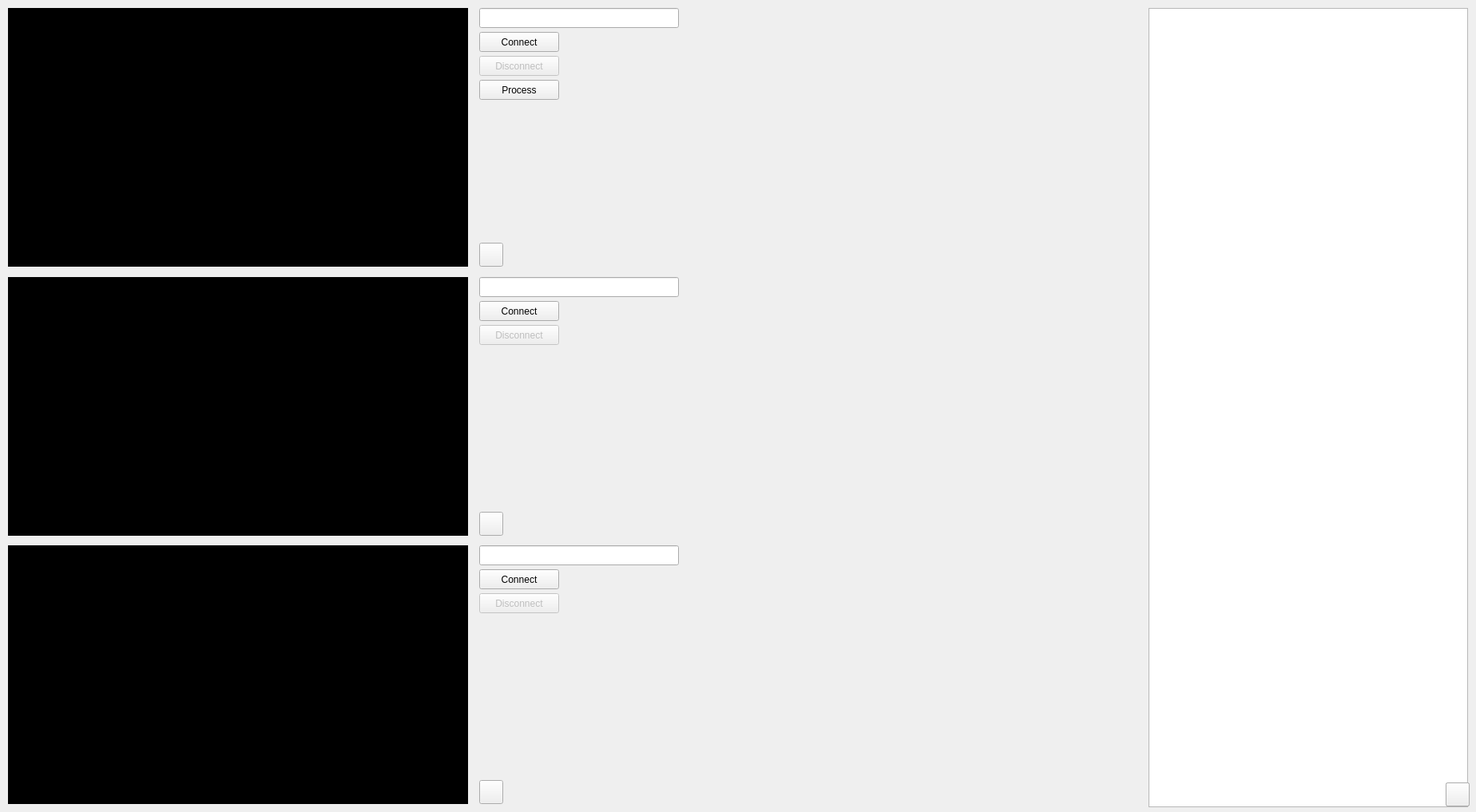
<?xml version="1.0" encoding="UTF-8"?>
<ui version="4.0">
 <class>MainWindow</class>
 <widget class="QMainWindow" name="MainWindow">
  <property name="geometry">
   <rect>
    <x>0</x>
    <y>0</y>
    <width>1848</width>
    <height>1017</height>
   </rect>
  </property>
  <property name="focusPolicy">
   <enum>Qt::ClickFocus</enum>
  </property>
  <property name="windowTitle">
   <string>MainWindow</string>
  </property>
  <widget class="QWidget" name="centralwidget">
   <widget class="QLabel" name="irVideo">
    <property name="geometry">
     <rect>
      <x>10</x>
      <y>10</y>
      <width>576</width>
      <height>324</height>
     </rect>
    </property>
    <property name="font">
     <font>
      <family>Ubuntu Condensed</family>
      <pointsize>32</pointsize>
      <weight>75</weight>
      <bold>true</bold>
     </font>
    </property>
    <property name="styleSheet">
     <string notr="true">background-color: rgb(0, 0, 0);</string>
    </property>
    <property name="text">
     <string>NO VIDEO AVAILABLE</string>
    </property>
    <property name="alignment">
     <set>Qt::AlignCenter</set>
    </property>
   </widget>
   <widget class="QLabel" name="rgbVideo">
    <property name="geometry">
     <rect>
      <x>10</x>
      <y>683</y>
      <width>576</width>
      <height>324</height>
     </rect>
    </property>
    <property name="font">
     <font>
      <family>Ubuntu Condensed</family>
      <pointsize>32</pointsize>
      <weight>75</weight>
      <bold>true</bold>
     </font>
    </property>
    <property name="styleSheet">
     <string notr="true">background-color: rgb(0, 0, 0);</string>
    </property>
    <property name="text">
     <string>NO VIDEO AVAILABLE</string>
    </property>
    <property name="alignment">
     <set>Qt::AlignCenter</set>
    </property>
   </widget>
   <widget class="QPlainTextEdit" name="logText">
    <property name="geometry">
     <rect>
      <x>1438</x>
      <y>10</y>
      <width>400</width>
      <height>1001</height>
     </rect>
    </property>
    <property name="font">
     <font>
      <weight>75</weight>
      <bold>true</bold>
     </font>
    </property>
    <property name="undoRedoEnabled">
     <bool>false</bool>
    </property>
    <property name="readOnly">
     <bool>true</bool>
    </property>
   </widget>
   <widget class="QLineEdit" name="irIP">
    <property name="geometry">
     <rect>
      <x>600</x>
      <y>10</y>
      <width>250</width>
      <height>25</height>
     </rect>
    </property>
    <property name="focusPolicy">
     <enum>Qt::ClickFocus</enum>
    </property>
    <property name="clearButtonEnabled">
     <bool>false</bool>
    </property>
   </widget>
   <widget class="QPushButton" name="irConnect">
    <property name="enabled">
     <bool>true</bool>
    </property>
    <property name="geometry">
     <rect>
      <x>600</x>
      <y>40</y>
      <width>100</width>
      <height>25</height>
     </rect>
    </property>
    <property name="text">
     <string>Connect</string>
    </property>
   </widget>
   <widget class="QPushButton" name="irDisconnect">
    <property name="enabled">
     <bool>false</bool>
    </property>
    <property name="geometry">
     <rect>
      <x>600</x>
      <y>70</y>
      <width>100</width>
      <height>25</height>
     </rect>
    </property>
    <property name="text">
     <string>Disconnect</string>
    </property>
   </widget>
   <widget class="QPushButton" name="irFull">
    <property name="geometry">
     <rect>
      <x>600</x>
      <y>304</y>
      <width>30</width>
      <height>30</height>
     </rect>
    </property>
    <property name="text">
     <string/>
    </property>
    <property name="icon">
     <iconset>
      <normaloff>assets/icons/expand.png</normaloff>
      <normalon>assets/icons/expand.png</normalon>assets/icons/expand.png</iconset>
    </property>
   </widget>
   <widget class="QPushButton" name="thermalFull">
    <property name="geometry">
     <rect>
      <x>600</x>
      <y>641</y>
      <width>30</width>
      <height>30</height>
     </rect>
    </property>
    <property name="text">
     <string/>
    </property>
    <property name="icon">
     <iconset>
      <normaloff>assets/icons/expand.png</normaloff>assets/icons/expand.png</iconset>
    </property>
   </widget>
   <widget class="QLineEdit" name="thermalIP">
    <property name="geometry">
     <rect>
      <x>600</x>
      <y>347</y>
      <width>250</width>
      <height>25</height>
     </rect>
    </property>
    <property name="focusPolicy">
     <enum>Qt::ClickFocus</enum>
    </property>
    <property name="clearButtonEnabled">
     <bool>false</bool>
    </property>
   </widget>
   <widget class="QPushButton" name="thermalDisconnect">
    <property name="enabled">
     <bool>false</bool>
    </property>
    <property name="geometry">
     <rect>
      <x>600</x>
      <y>407</y>
      <width>100</width>
      <height>25</height>
     </rect>
    </property>
    <property name="text">
     <string>Disconnect</string>
    </property>
   </widget>
   <widget class="QPushButton" name="thermalConnect">
    <property name="geometry">
     <rect>
      <x>600</x>
      <y>377</y>
      <width>100</width>
      <height>25</height>
     </rect>
    </property>
    <property name="text">
     <string>Connect</string>
    </property>
   </widget>
   <widget class="QPushButton" name="irMinimize">
    <property name="enabled">
     <bool>true</bool>
    </property>
    <property name="geometry">
     <rect>
      <x>1810</x>
      <y>980</y>
      <width>30</width>
      <height>30</height>
     </rect>
    </property>
    <property name="text">
     <string/>
    </property>
    <property name="icon">
     <iconset>
      <normaloff>assets/icons/minimize.png</normaloff>
      <normalon>assets/icons/minimize.png</normalon>assets/icons/minimize.png</iconset>
    </property>
   </widget>
   <widget class="QPushButton" name="thermalMinimize">
    <property name="enabled">
     <bool>true</bool>
    </property>
    <property name="geometry">
     <rect>
      <x>1810</x>
      <y>980</y>
      <width>30</width>
      <height>30</height>
     </rect>
    </property>
    <property name="text">
     <string/>
    </property>
    <property name="icon">
     <iconset>
      <normaloff>assets/icons/minimize.png</normaloff>
      <normalon>assets/icons/minimize.png</normalon>assets/icons/minimize.png</iconset>
    </property>
   </widget>
   <widget class="QLabel" name="thermalVideo">
    <property name="geometry">
     <rect>
      <x>10</x>
      <y>347</y>
      <width>576</width>
      <height>324</height>
     </rect>
    </property>
    <property name="font">
     <font>
      <family>Ubuntu Condensed</family>
      <pointsize>32</pointsize>
      <weight>75</weight>
      <bold>true</bold>
     </font>
    </property>
    <property name="styleSheet">
     <string notr="true">background-color: rgb(0, 0, 0);</string>
    </property>
    <property name="text">
     <string>NO VIDEO AVAILABLE</string>
    </property>
    <property name="alignment">
     <set>Qt::AlignCenter</set>
    </property>
   </widget>
   <widget class="QPushButton" name="rgbFull">
    <property name="geometry">
     <rect>
      <x>600</x>
      <y>977</y>
      <width>30</width>
      <height>30</height>
     </rect>
    </property>
    <property name="text">
     <string/>
    </property>
    <property name="icon">
     <iconset>
      <normaloff>assets/icons/expand.png</normaloff>
      <normalon>assets/icons/expand.png</normalon>assets/icons/expand.png</iconset>
    </property>
   </widget>
   <widget class="QPushButton" name="rgbDisconnect">
    <property name="enabled">
     <bool>false</bool>
    </property>
    <property name="geometry">
     <rect>
      <x>600</x>
      <y>743</y>
      <width>100</width>
      <height>25</height>
     </rect>
    </property>
    <property name="text">
     <string>Disconnect</string>
    </property>
   </widget>
   <widget class="QLineEdit" name="rgbIP">
    <property name="geometry">
     <rect>
      <x>600</x>
      <y>683</y>
      <width>250</width>
      <height>25</height>
     </rect>
    </property>
    <property name="focusPolicy">
     <enum>Qt::ClickFocus</enum>
    </property>
    <property name="clearButtonEnabled">
     <bool>false</bool>
    </property>
   </widget>
   <widget class="QPushButton" name="rgbConnect">
    <property name="geometry">
     <rect>
      <x>600</x>
      <y>713</y>
      <width>100</width>
      <height>25</height>
     </rect>
    </property>
    <property name="text">
     <string>Connect</string>
    </property>
   </widget>
   <widget class="QPushButton" name="rgbMinimize">
    <property name="enabled">
     <bool>true</bool>
    </property>
    <property name="geometry">
     <rect>
      <x>1810</x>
      <y>980</y>
      <width>30</width>
      <height>30</height>
     </rect>
    </property>
    <property name="text">
     <string/>
    </property>
    <property name="icon">
     <iconset>
      <normaloff>assets/icons/minimize.png</normaloff>
      <normalon>assets/icons/minimize.png</normalon>assets/icons/minimize.png</iconset>
    </property>
   </widget>
   <widget class="QPushButton" name="irProcess">
    <property name="geometry">
     <rect>
      <x>600</x>
      <y>100</y>
      <width>100</width>
      <height>25</height>
     </rect>
    </property>
    <property name="text">
     <string>Process</string>
    </property>
   </widget>
  </widget>
 </widget>
 <resources/>
 <connections/>
</ui>
